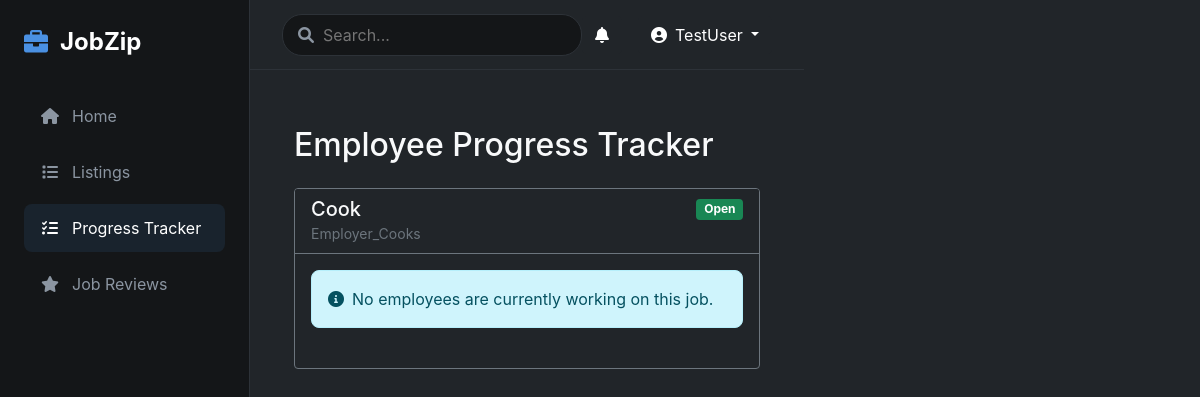
The app's page /progress-tracker/ (signed in), older data.
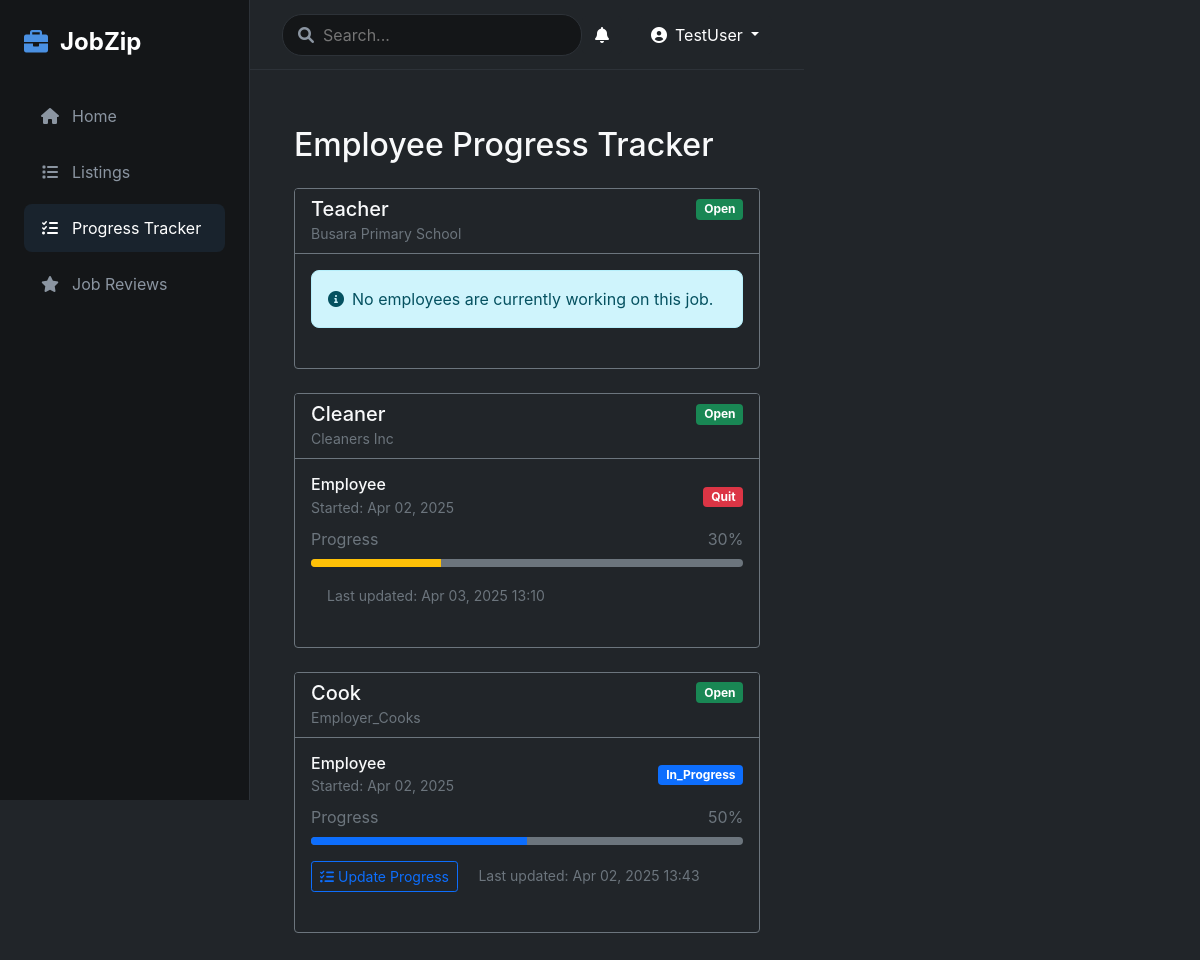
The same page, newer data.
### jobs/models.py (models this page shows, shortened)
class Job(models.Model):
    STATUS_CHOICES = (
        ('open', 'Open'),
        ('closed', 'Closed'),
    )
    employer = models.ForeignKey(User, on_delete=models.CASCADE, related_name='posted_jobs')
    title = models.CharField(max_length=200)
    description = models.TextField()
    location = models.CharField(max_length=100)
    duration = models.CharField(max_length=50)
    company = models.CharField(max_length=200)
    salary = models.CharField(max_length=100, help_text="e.g., $50,000/year or $25/hour", null=True, blank=True)
    employees_required = models.IntegerField()
    deadline = models.DateTimeField()
    created_at = models.DateTimeField(auto_now_add=True)
    status = models.CharField(max_length=10, choices=STATUS_CHOICES, default='open')
    company_pictures = models.ManyToManyField('CompanyPicture')

class JobEnrollment(models.Model):
    STATUS_CHOICES = (
        ('pending', 'Pending'),
        ('accepted', 'Accepted'),
        ('in_progress', 'In Progress'),
        ('completed', 'Completed'),
        ('quit', 'Quit')
    )
    job = models.ForeignKey(Job, on_delete=models.CASCADE)
    employee = models.ForeignKey(User, on_delete=models.CASCADE)
    status = models.CharField(max_length=20, choices=STATUS_CHOICES, default='pending')
    progress = models.IntegerField(default=0)  # Progress percentage (0-100)
    enrolled_at = models.DateTimeField(auto_now_add=True)
    completed_at = models.DateTimeField(null=True, blank=True)
    last_updated = models.DateTimeField(auto_now=True)

class User(AbstractUser):
    USER_TYPE_CHOICES = (
        ('employer', 'Employer'),
        ('employee', 'Employee'),
    )
    user_type = models.CharField(max_length=10, choices=USER_TYPE_CHOICES, default='employee')
    profile_picture = models.ImageField(upload_to='profile_pics/', null=True, blank=True)
    location = models.CharField(max_length=100, null=True, blank=True)
    bio = models.TextField(null=True, blank=True)
    date_joined = models.DateTimeField(default=timezone.now)

### jobs/views.py (the view)
# urls.py: path('progress-tracker/', views.progress_tracker, name='progress_tracker'),
@login_required
def progress_tracker(request):
    if request.user.user_type != 'employer':
        return redirect('home')
    jobs = Job.objects.filter(employer=request.user).prefetch_related(
        'jobenrollment_set',
        'jobenrollment_set__employee'
    ).order_by('-created_at')
    for job in jobs:
        job.enrollments = job.jobenrollment_set.all().order_by('-enrolled_at')
    return render(request, 'jobs/progress_tracker.html', {'jobs': jobs})

### jobs/templates/jobs/progress_tracker.html (shortened to what this page needs)
{% extends 'jobs/base.html' %}
{% load static %}
{% block content %}
<div class="container-fluid py-4">
    <h2 class="mb-4">Employee Progress Tracker</h2>
    {% if jobs %}
    {% for job in jobs %}
    <div class="card bg-dark border-secondary mb-4">
        <div class="card-header bg-dark border-secondary">
            <div class="d-flex justify-content-between align-items-center">
                <h5 class="card-title mb-0">{{ job.title }}</h5>
                <span class="badge {% if job.status == 'open' %}bg-success{% else %}bg-secondary{% endif %}">
                    {{ job.status|title }}
                </span>
            </div>
            <small class="text-muted">{{ job.company }}</small>
        </div>
        <div class="card-body">
            <div class="enrollments">
                {% for enrollment in job.enrollments %}
                <div class="employee-progress mb-4">
                    <div class="d-flex justify-content-between align-items-center mb-2">
                        <div>
                            <h6 class="mb-0">{{ enrollment.employee.username }}</h6>
                            <small class="text-muted">Started: {{ enrollment.enrolled_at|date:"M d, Y" }}</small>
                        </div>
                        <span class="badge {% if enrollment.status == 'completed' %}bg-success{% elif enrollment.status == 'in_progress' %}bg-primary{% elif enrollment.status == 'quit' %}bg-danger{% else %}bg-warning{% endif %}">
                            {{ enrollment.status|title }}
                        </span>
                    </div>
                    <div class="progress-section">
                        <div class="d-flex justify-content-between align-items-center mb-2">
                            <span class="text-muted">Progress</span>
                            <span class="text-muted" id="progress-{{ enrollment.id }}">{{ enrollment.progress }}%</span>
                        </div>
                        <div class="progress bg-secondary" style="height: 8px;">
                            <div class="progress-bar {% if enrollment.status == 'completed' %}bg-success{% elif enrollment.status == 'in_progress' %}bg-primary{% else %}bg-warning{% endif %}"
                                 style="width: {{ enrollment.progress }}%"
                                 role="progressbar"
                                 aria-valuenow="{{ enrollment.progress }}"
                                 aria-valuemin="0"
                                 aria-valuemax="100">
                            </div>
                        </div>
                        <div class="mt-3">
                            {% if enrollment.status != 'completed' and enrollment.status != 'quit' %}
                            <button type="button" class="btn btn-outline-primary btn-sm" onclick="updateProgress({{ enrollment.id }})">
                                <i class="fas fa-tasks me-1"></i>Update Progress
                            </button>
                            {% endif %}
                            <small class="text-muted ms-3">Last updated: {{ enrollment.last_updated|date:"M d, Y H:i" }}</small>
                        </div>
                    </div>
                </div>
                {% empty %}
                <div class="alert alert-info">
                    <i class="fas fa-info-circle me-2"></i>No employees are currently working on this job.
                </div>
                {% endfor %}
            </div>
        </div>
    </div>
    {% endfor %}
    {% else %}
    <div class="alert alert-info">
        <i class="fas fa-info-circle me-2"></i>You haven't posted any jobs yet. Post a job to start tracking employee progress!
    </div>
    {% endif %}
</div>
{% endblock %}

Row changes from the older to the newer data that the page shows:
added Job: title "Teacher", status "Open", company "Busara Primary School"
added Job: title "Cleaner", status "Open", company "Cleaners Inc"
added JobEnrollment: employee.username "Employee", enrolled_at "Apr 02, 2025", status "Quit", progress "30", last_updated "Apr 03, 2025 13:10", shown under "Cleaner"
shown differently, row unchanged: Job "Cook": no longer shows "No employees are currently working on this job."
added JobEnrollment: employee.username "Employee", enrolled_at "Apr 02, 2025", status "In_Progress", progress "50", last_updated "Apr 02, 2025 13:43", shown under Job "Cook"
